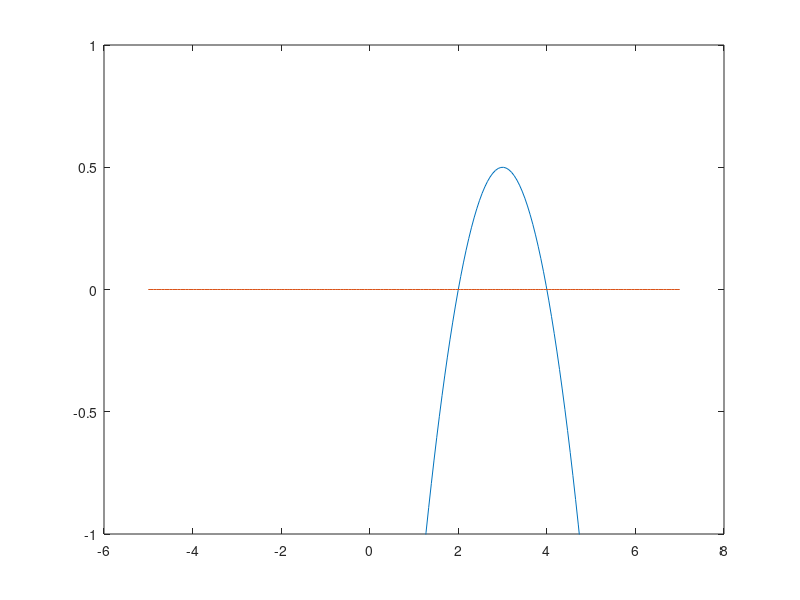

The MATLAB source for this figure: (Note: this script raises an error after producing the figure.)
clc
clear

fx = @(x) 3.*x-0.5.*x.^(2)-4;
dfx = @(x) 3-x;
n = 5;
es = 0.5*10^(2-n);
x = linspace(-5,7,200);
line = zeros(size(x));
plot(x,fx(x))
ylim([-1 1])
hold on
plot(x,line)
hold off
guess = 1;
[root,iterations] = NewtRaphMet(es,guess,fx,dfx);
fprintf('\nThe first positive root of f(x) is: %.4f\n', root)
fprintf('It took %2d iterations to converge!\n',iterations)